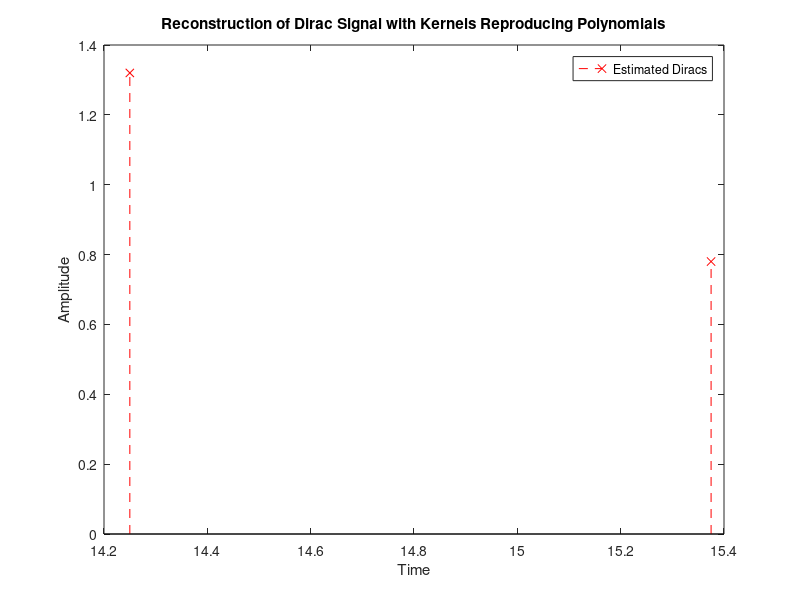

Source code (MATLAB):
clear; close;
%% Annihilating filter
load('tau.mat');
% max degree of polynomials
degMax = length(tau) - 1;
% number of pulses should be known
nDiracs = 2;
tauMatrixLeft = zeros(degMax - nDiracs + 1, nDiracs);
tauMatrixRight = zeros(degMax - nDiracs + 1, 1);
% Yule-Walker system
for iDirac = 1: degMax - nDiracs + 1
   tauMatrixLeft(iDirac, :) = flip(tau(iDirac: iDirac + nDiracs - 1));
   tauMatrixRight(iDirac) = -tau(iDirac + nDiracs);
end
% solve equations for filter coefficients
filterCoefs = [1; tauMatrixLeft \ tauMatrixRight];
% roots of z-transform of the filter corresponds to the pulse locations:
% H(z) = (1-t0z^(-1))(1-t1z^(-1)) = 1-(t0+t1)z^(-1)+t0t1z(-2)
% h(0)=1; h(1)=t0+t1; h(2)=t0t1
func = @(loc) ([loc(1) * loc(2) - filterCoefs(3); -(loc(1) + loc(2)) - filterCoefs(2)]);
% solve to get pulse locations
locEst = sort(fsolve(func, [1 1]));
% Vandermonde system
locMatrix = fliplr(vander(locEst))';
% weighted sum of the observed samples
tauMatrix = tau(1: nDiracs)';
% samples are related to locations and weights; first two terms are already
% known, solve for weights
ampEst = (locMatrix \ tauMatrix)';
%% Signal plot
stem(locEst, ampEst, 'r--x');
xlabel('Time');
ylabel('Amplitude');
legend('Estimated Diracs');
title('Reconstruction of Dirac Signal with Kernels Reproducing Polynomials');
% disp(['Exact location:      ' num2str(loc)]);
disp(['Estimated location:  ' num2str(locEst)]);
% disp(['Exact amplitude:     ' num2str(amp)]);
disp(['Estimated amplitude: ' num2str(ampEst)]);
